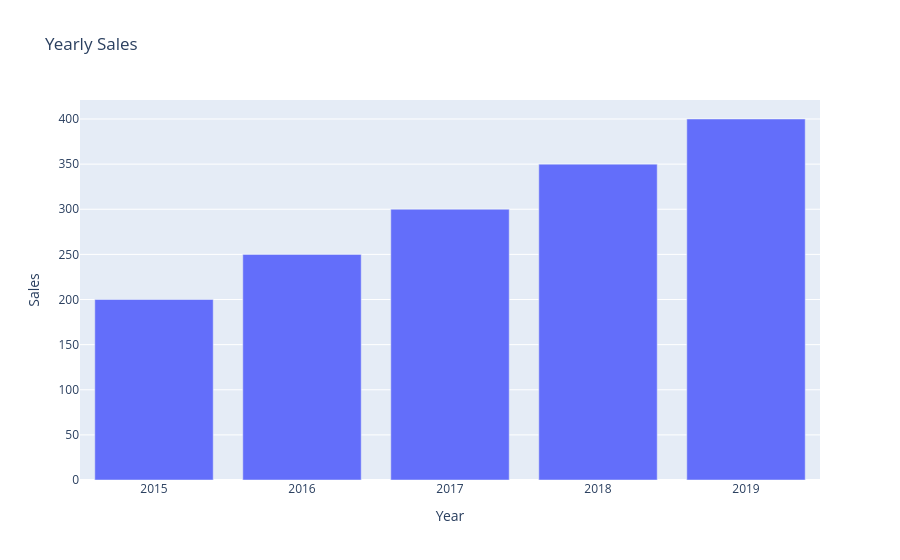

The code cell stored with this chart in its notebook:
### Markdown cell above
### 2. Bar Plot

A bar plot displays categorical data with rectangular bars. Each bar's length or height is proportional to the values it represents.

### Code cell
# Create a bar chart using Plotly
fig = px.bar(df, x='Year', y='Sales', title='Yearly Sales')

# Show the plot
fig.show()

### Figure 1 — Plotly figure (JSON) as saved in the notebook; plotly's stock layout.template omitted (floating-point values rounded to 4 significant figures)
{"data": [{"alignmentgroup": "True", "hovertemplate": "Year=%{x}<br>Sales=%{y}<extra></extra>", "legendgroup": "", "marker": {"color": "#636efa", "pattern": {"shape": ""}}, "name": "", "offsetgroup": "", "orientation": "v", "showlegend": false, "textposition": "auto", "type": "bar", "x": [2015, 2016, 2017, 2018, 2019], "xaxis": "x", "y": [200, 250, 300, 350, 400], "yaxis": "y"}], "layout": {"barmode": "relative", "legend": {"tracegroupgap": 0}, "title": {"text": "Yearly Sales"}, "xaxis": {"anchor": "y", "domain": [0, 1], "title": {"text": "Year"}}, "yaxis": {"anchor": "x", "domain": [0, 1], "title": {"text": "Sales"}}}}
